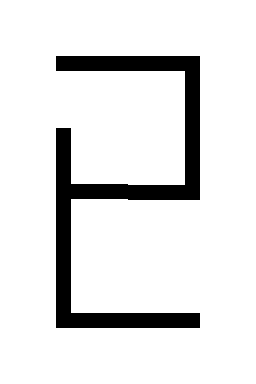

A level layout from a 2D game, rendered from its tile map. Below: a short description, then the map file with its tile-grid data intact:
An orthogonal 2x3 tile map with 128x128 px tiles, 1 tile layer (Tile Layer 1).

<map version="1.2" tiledversion="1.3.4" orientation="orthogonal" renderorder="right-down" width="2" height="3" tilewidth="128" tileheight="128" infinite="0" nextlayerid="2" nextobjectid="1">
 <tileset firstgid="1" name="g1" tilewidth="128" tileheight="128" tilecount="15" columns="0">
  <grid orientation="orthogonal" width="1" height="1" />
  <tile id="0">
   <image width="128" height="128" source="../tileset/0.bmp" />
  </tile>
  <tile id="1">
   <image width="128" height="128" source="../tileset/1.bmp" />
  </tile>
  <tile id="2">
   <image width="128" height="128" source="../tileset/2.bmp" />
  </tile>
  <tile id="3">
   <image width="128" height="128" source="../tileset/3.bmp" />
  </tile>
  <tile id="4">
   <image width="128" height="128" source="../tileset/4.bmp" />
  </tile>
  <tile id="5">
   <image width="128" height="128" source="../tileset/5.bmp" />
  </tile>
  <tile id="6">
   <image width="128" height="128" source="../tileset/6.bmp" />
  </tile>
  <tile id="7">
   <image width="128" height="128" source="../tileset/7.bmp" />
  </tile>
  <tile id="8">
   <image width="128" height="128" source="../tileset/8.bmp" />
  </tile>
  <tile id="9">
   <image width="128" height="128" source="../tileset/9.bmp" />
  </tile>
  <tile id="10">
   <image width="128" height="128" source="../tileset/10.bmp" />
  </tile>
  <tile id="11">
   <image width="128" height="128" source="../tileset/11.bmp" />
  </tile>
  <tile id="12">
   <image width="128" height="128" source="../tileset/12.bmp" />
  </tile>
  <tile id="13">
   <image width="128" height="128" source="../tileset/13.bmp" />
  </tile>
  <tile id="14">
   <image width="128" height="128" source="../tileset/14.bmp" />
  </tile>
 </tileset>
 <layer id="1" name="Tile Layer 1" width="2" height="3">
  <data encoding="csv">
2,9,
12,10,
7,4
</data>
 </layer>
</map>
